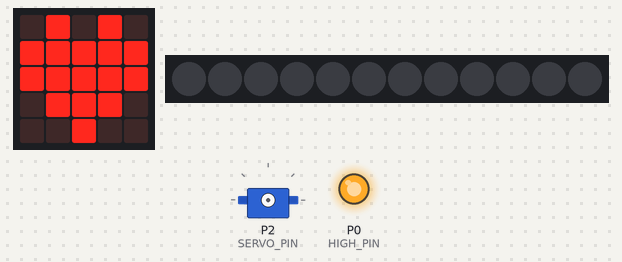
This program was run on a simulated BBC micro:bit running MicroPython. Shown: the board's 5×5 LED display, 12 RGB LEDs in strip order, left to right, servo, output pins drawn as LEDs (lit = HIGH). Servo angles are drawn from the pulse width (0.5 ms = 0°, 2.5 ms = 180°).

Above: at 0.1 s.
At 10.17 s:
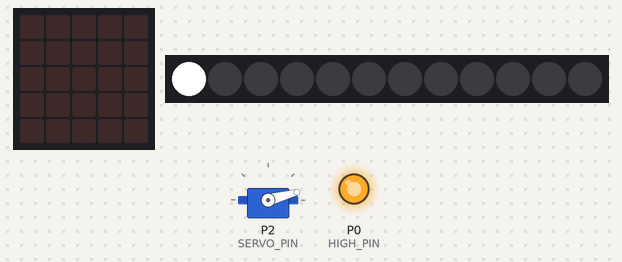
At 17.13 s:
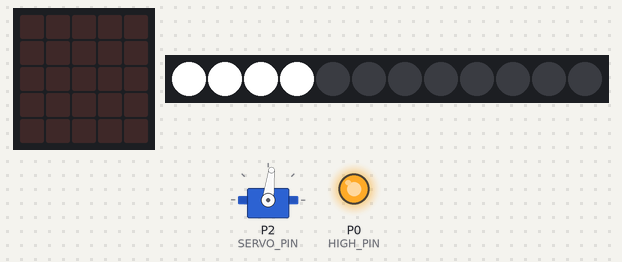
At 34.08 s:
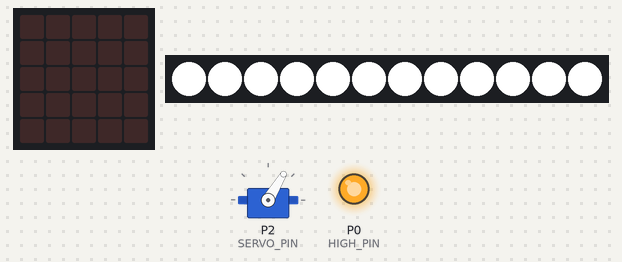
Timing chart, 0 to 35.7 s (numbered marks = the images above):
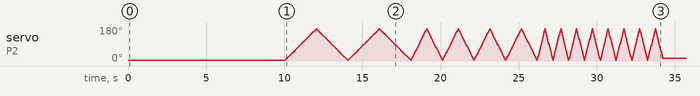

The program:

peripheral-power-test.py
```python
### peripheral-power-test v1.2
### Peripheral power test

### Copy this https://python.microbit.org/ to send to micro:bit V1 or V2

### MIT License

### Copyright (c) 2024 Kevin J. Walters

### Permission is hereby granted, free of charge, to any person obtaining a copy
### of this software and associated documentation files (the "Software"), to deal
### in the Software without restriction, including without limitation the rights
### to use, copy, modify, merge, publish, distribute, sublicense, and/or sell
### copies of the Software, and to permit persons to whom the Software is
### furnished to do so, subject to the following conditions:

### The above copyright notice and this permission notice shall be included in all
### copies or substantial portions of the Software.

### THE SOFTWARE IS PROVIDED "AS IS", WITHOUT WARRANTY OF ANY KIND, EXPRESS OR
### IMPLIED, INCLUDING BUT NOT LIMITED TO THE WARRANTIES OF MERCHANTABILITY,
### FITNESS FOR A PARTICULAR PURPOSE AND NONINFRINGEMENT. IN NO EVENT SHALL THE
### AUTHORS OR COPYRIGHT HOLDERS BE LIABLE FOR ANY CLAIM, DAMAGES OR OTHER
### LIABILITY, WHETHER IN AN ACTION OF CONTRACT, TORT OR OTHERWISE, ARISING FROM,
### OUT OF OR IN CONNECTION WITH THE SOFTWARE OR THE USE OR OTHER DEALINGS IN THE
### SOFTWARE.

### Other "ports"
### https://github.com/kevinjwalters/arduino-examples/blob/master/uno/peripheral-power-test/peripheral-power-test.ino
### https://github.com/kevinjwalters/circuitpython-examples/blob/master/pico/peripheral-power-test.py


import os
import time

from microbit import pin0, pin1, pin2, display, Image
import neopixel


### Based on https://github.com/microbit-playground/microbit-servo-class/blob/master/servo.py
class Servo:
    def __init__(self, pin, freq=50, min_pulse=600, max_pulse=2400, angle=180):
        self.min_us = min_pulse
        self.max_us = max_pulse
        self.us = 0
        self.freq = freq
        self.angle = angle
        self.analog_period = 0
        self.pin = pin
        self._total_range = self.max_us - self.min_us
        analog_period = round((1 / self.freq) * 1000)  # hertz to miliseconds
        self.pin.set_analog_period(analog_period)

    def write_us(self, us):
        us = min(self.max_us, max(self.min_us, us))
        duty = round(us * 1024 * self.freq // 1000000)
        self.pin.write_analog(duty)
        ##self.pin.write_digital(0)  # turn the pin off

    def write_angle(self, degrees=None):
        if degrees is None:
            self.turn_off()
        degrees = degrees % 360
        us = self.min_us + self._total_range * degrees // self.angle
        self.write_us(us)

    def turn_off(self):
        self.pin.write_analog(0)


machine = os.uname().machine
if "nRF51822" in machine:
    HARDWARE = "V1"
    RGBPIXLIM = 3
else:
    HARDWARE = "V2"
    RGBPIXLIM = 12  ### drops from 3.28V to 2.87V

HIGH_PIN = pin0
RGBPIXELS_PIN = pin1
SERVO_PIN = pin2

display.clear()
HIGH_PIN.write_digital(1)  ### set high

### If NUM_PIXELS is changed then review SERVO_SPEED_LOOPS
NUM_PIXELS = 12
SERVO_SPEED_LOOPS = 4  ### Double speed every N loops

SERVO_MIN = 0
SERVO_MAX = 180

pixels = neopixel.NeoPixel(RGBPIXELS_PIN, NUM_PIXELS)

pixel_black = (0, 0, 0)
pixel_white = (255, 255, 255)

ARDUINO_MIN_PULSE = 544
ARDUION_MAX_PULSE = 2400
myservo = Servo(SERVO_PIN,
                min_pulse=ARDUINO_MIN_PULSE, max_pulse=ARDUION_MAX_PULSE)
myservo.turn_off()  ### turn off servo

### Default servo range is 600 to 2400, slightly narrower than Arduino default
### https://docs.circuitpython.org/projects/motor/en/latest/api.html#adafruit_motor.servo.Servo
### https://github.com/kevinjwalters/circuitpython-examples/blob/master/pico/peripheral-power-test.py

def pixels_off():
    for p_idx in range(NUM_PIXELS):
        pixels[p_idx] = pixel_black
    pixels.show()

pixels_off()

while True:
    ### Flash onboard LED five times to signify start
    for _ in range(5):
        display.show(Image.HEART)
        time.sleep(1)
        display.clear()
        time.sleep(1)

    ### Now start the simultaneous pixel lighting and servo movement
    start_pos = SERVO_MIN
    end_pos = SERVO_MAX
    old_start_pos = end_pos
    degree_step = 3
    reps = 1
    duration_s = 2
    for idx in range(NUM_PIXELS):
        if idx < RGBPIXLIM:
            pixels[idx] = pixel_white
            pixels.show()

        step_pause_s = degree_step * duration_s / reps / 180
        for swing in range(reps):
            pos = start_pos
            while pos != end_pos:
                myservo.write_angle(pos)
                time.sleep(step_pause_s)

                ### Move the servo position but keep within limits
                if end_pos > start_pos:
                    pos += degree_step
                    if pos > SERVO_MAX:
                        pos = SERVO_MAX
                else:
                    pos -= degree_step
                    if pos < SERVO_MIN:
                        pos = SERVO_MIN

            ### Swap start and end servo positions
            old_start_pos = start_pos
            start_pos = end_pos
            end_pos = old_start_pos

        ### For a ring of 12 every 4 pixels double the number of servo movements
        if idx % SERVO_SPEED_LOOPS == SERVO_SPEED_LOOPS - 1:
            if HARDWARE == "V2":
                reps *= 2
                degree_step *= 2

    ### Test complete
    pixels_off()
    myservo.turn_off()
    time.sleep(10)
```
